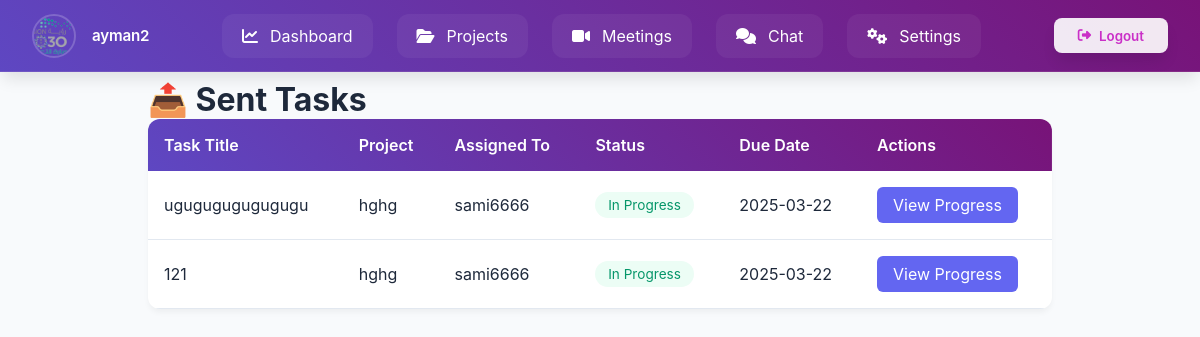
Page /tasks/sent/ (signed in) on the earlier database version.
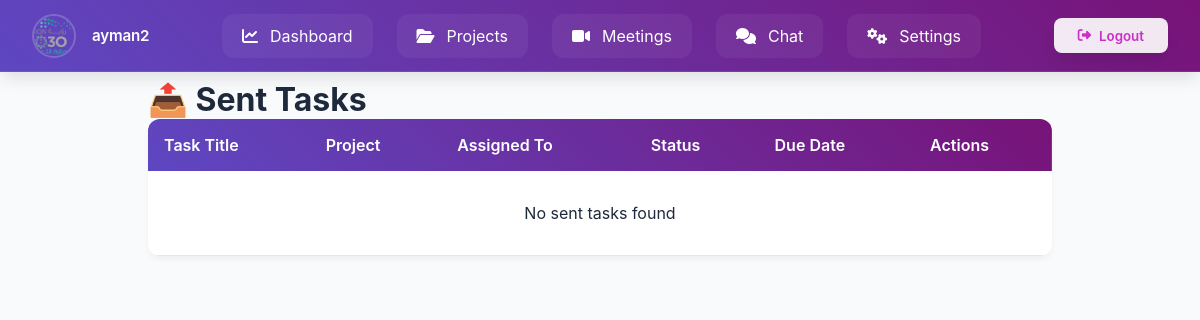
Same page on the later database version.
### tasks/models.py (models this page shows, shortened)
class Task(models.Model):
    STATUS_CHOICES = [
        ('new', 'New'),  # Task created but not yet assigned
        ('pending', 'Pending'),  # Awaiting user approval
        ('in_progress', 'In Progress'),  # Accepted and being worked on
        ('urgent', 'Urgent'),  # Marked as urgent
        ('completed', 'Completed'),  # Task completed
        ('rejected', 'Rejected'),  # User declined the task
    ]
    title = models.CharField(max_length=255)
    description = models.TextField(blank=True, null=True)
    status = models.CharField(max_length=20, choices=STATUS_CHOICES, default='new')
    project = models.ForeignKey(Project, on_delete=models.CASCADE, related_name='tasks')  # ✅ Link task to a project
    assigned_to = models.ForeignKey(CustomUser, on_delete=models.SET_NULL, null=True, blank=True, related_name='assigned_tasks')  # ✅ Assign task to a user
    due_date = models.DateField(blank=True, null=True)
    created_at = models.DateTimeField(auto_now_add=True)
    files = models.FileField(upload_to='task_attachments/', blank=True, null=True)  # ✅ Support for file uploads

### projects/models.py (models this page shows, shortened)
class Project(models.Model):
    STATUS_CHOICES = [
        ('pending', 'Pending'),
        ('in_progress', 'In Progress'),
        ('completed', 'Completed'),
    ]
    COLOR_CHOICES = [
        ('purple', 'Purple'),
        ('red', 'Red'),
        ('blue', 'Blue'),
        ('green', 'Green'),
        ('orange', 'Orange'),
        ('pink', 'Pink'),
    ]
    name = models.CharField(max_length=255)  # Project name
    description = models.TextField(blank=True, null=True)  # Project description
    start_date = models.DateField()  # Start date
    end_date = models.DateField(blank=True, null=True)  # End date
    owner = models.ForeignKey(CustomUser, on_delete=models.CASCADE, related_name='owned_projects')  # Project owner
    members = models.ManyToManyField(CustomUser, related_name='projects', blank=True)  # Project members
    created_at = models.DateTimeField(auto_now_add=True)  # Creation date
    category = models.ForeignKey(ProjectType, on_delete=models.CASCADE)
    status = models.CharField(max_length=20, choices=STATUS_CHOICES, default='pending')  # Project status
    logo = models.ImageField(upload_to='project_logos/', blank=True, null=True)  # Project logo
    project_color = models.CharField(max_length=10, choices=COLOR_CHOICES, default='blue')  # Project color

### users/models.py (models this page shows, shortened)
class CustomUser(AbstractUser):
    phone_regex = RegexValidator(
        regex=r'^05\d{8}$',
        message="رقم الجوال يجب أن يبدأ بـ 05 ويحتوي على 10 أرقام فقط."
    )
    phone_number = models.CharField(
        max_length=10,
        unique=True,
        validators=[phone_regex],
        help_text="رقم الجوال يجب أن يبدأ بـ 05 ويكون مكونًا من 10 أرقام."
    )
    ROLE_CHOICES = [
        ('member', 'Member'),  # العضو العادي
        ('expert', 'Expert')   # الخبير
    ]
    role = models.CharField(
    max_length=10,
    choices=ROLE_CHOICES,
    default='member'
    )
    profile_image = models.ImageField(
    upload_to='profile_pics/',
    default='profile_pics/p.png',  # تعيين صورة افتراضية عند إنشاء الحساب
    blank=True,
    null=True
    )
    groups = models.ManyToManyField(
        'auth.Group',
        related_name='custom_user_groups',
        blank=True
    )
    user_permissions = models.ManyToManyField(
        'auth.Permission',
        related_name='custom_user_permissions',
        blank=True
    )

### tasks/views.py (the view)
# urls.py: path('sent/', views.sent_tasks, name='sent_tasks'),
@login_required
def sent_tasks(request):
    tasks = Task.objects.filter(project__owner=request.user).select_related('project', 'assigned_to').order_by('-created_at')
    return render(request, 'sent_tasks.html', {'tasks': tasks})

### templates/sent_tasks.html (shortened to what this page needs)
<!DOCTYPE html>
<html lang="en">
<head>
</head>
<body>
    {% include 'navbar.html' %}
    <div class="container">
        <h1>📤 Sent Tasks</h1>
        <div class="table-wrapper">
            <table>
                <thead>
                    <tr>
                        <th>Task Title</th>
                        <th>Project</th>
                        <th>Assigned To</th>
                        <th>Status</th>
                        <th>Due Date</th>
                        <th>Actions</th>
                    </tr>
                </thead>
                <tbody>
                    {% if tasks %}
                        {% for task in tasks %}
                        <tr>
                            <td data-label="Task Title">{{ task.title }}</td>
                            <td data-label="Project">{{ task.project.name }}</td>
                            <td data-label="Assigned To">
                                {% if task.assigned_to %}
                                    {{ task.assigned_to.username }}
                                {% else %}
                                    <em>Unassigned</em>
                                {% endif %}
                            </td>
                            <td data-label="Status">
                                <span class="status status-{{ task.status|slugify }}">
                                    {{ task.get_status_display }}
                                </span>
                            </td>
                            <td data-label="Due Date">{{ task.due_date|date:"Y-m-d" }}</td>
                            <td data-label="Actions">
                                <a href="{% url 'task_progress' task.id %}" class="btn">
                                    View Progress
                                </a>
                            </td>
                        </tr>
                        {% endfor %}
                    {% else %}
                        <tr>
                            <td colspan="6" style="text-align: center; padding: 2rem;">
                                No sent tasks found
                            </td>
                        </tr>
                    {% endif %}
                </tbody>
            </table>
        </div>
    </div>
</body>
</html>

Differences in the rows shown:
removed Task: title "ugugugugugugugu", project.name "hghg", assigned_to.username "sami6666", status "In Progress", due_date "2025-03-22"
removed Task: title "121", project.name "hghg", assigned_to.username "sami6666", status "In Progress", due_date "2025-03-22"
Other differences:
text now shown: "No sent tasks found"
